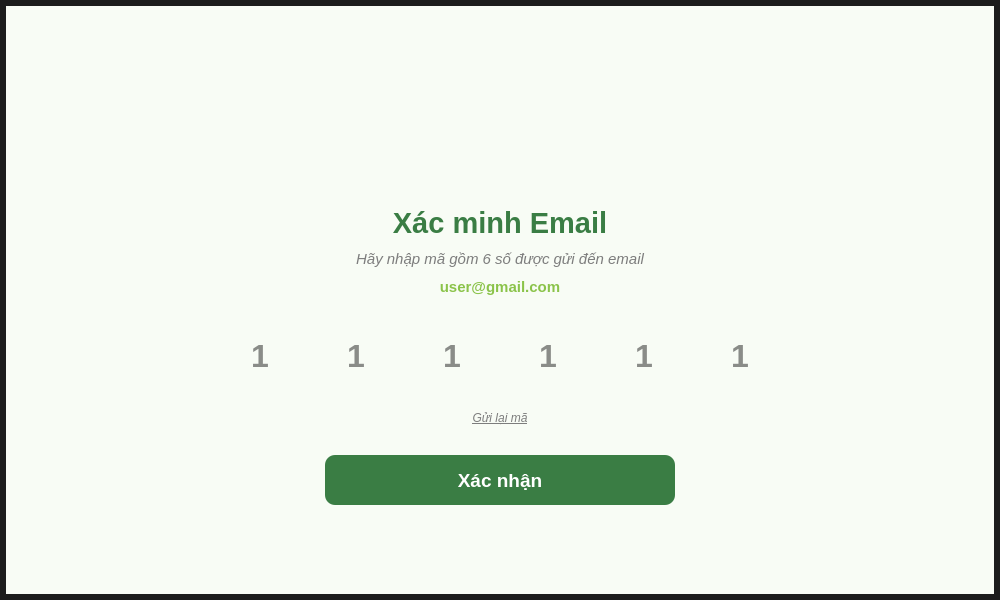
<?xml version="1.0" encoding="UTF-8"?>
<ui version="4.0">
 <class>OtpScreen</class>
 <widget class="QWidget" name="OtpScreen">
  <property name="geometry">
   <rect>
    <x>0</x>
    <y>0</y>
    <width>1000</width>
    <height>600</height>
   </rect>
  </property>
  <property name="windowTitle">
   <string>Xác minh Email - Nông Ơi</string>
  </property>
  <property name="styleSheet">
   <string notr="true">QWidget#OtpScreen {
    background-color: #F8FCF5;
    border: 6px solid #1C1C1C;
}

QLabel {
    font-family: 'Segoe UI', Arial, sans-serif;
    color: #1C1C1C;
}

/* Style cho các ô nhập OTP 1 số */
QLineEdit {
    background-color: #FFFFFF;
    border: 1px solid #7D7D7D;
    border-radius: 0px; /* Vuông vức theo hình mẫu */
    font-size: 24pt;
    font-weight: bold;
    color: #1C1C1C;
}
QLineEdit:focus {
    border: 2px solid #3A7D44;
}</string>
  </property>
  <layout class="QVBoxLayout" name="main_layout">
   <property name="leftMargin">
    <number>0</number>
   </property>
   <property name="topMargin">
    <number>0</number>
   </property>
   <property name="rightMargin">
    <number>0</number>
   </property>
   <property name="bottomMargin">
    <number>0</number>
   </property>
   <item>
    <widget class="QFrame" name="content_container">
     <property name="styleSheet">
      <string notr="true">background: transparent; border: none;</string>
     </property>
     <layout class="QVBoxLayout" name="verticalLayout">
      <property name="spacing">
       <number>10</number>
      </property>
      <item>
       <spacer name="verticalSpacer_top">
        <property name="orientation">
         <enum>Qt::Vertical</enum>
        </property>
        <property name="sizeHint" stdset="0">
         <size>
          <width>20</width>
          <height>40</height>
         </size>
        </property>
       </spacer>
      </item>
      <item>
       <widget class="QLabel" name="lbl_image">
        <property name="minimumSize">
         <size>
          <width>100</width>
          <height>100</height>
         </size>
        </property>
        <property name="maximumSize">
         <size>
          <width>16777215</width>
          <height>120</height>
         </size>
        </property>
        <property name="text">
         <string/>
        </property>
        <property name="pixmap">
         <pixmap>../images/mail.png</pixmap>
        </property>
        <property name="scaledContents">
         <bool>false</bool>
        </property>
        <property name="alignment">
         <set>Qt::AlignCenter</set>
        </property>
       </widget>
      </item>
      <item>
       <widget class="QLabel" name="lbl_title">
        <property name="styleSheet">
         <string notr="true">color: #3A7D44;
font-size: 22pt;
font-weight: bold;</string>
        </property>
        <property name="text">
         <string>Xác minh Email</string>
        </property>
        <property name="alignment">
         <set>Qt::AlignCenter</set>
        </property>
       </widget>
      </item>
      <item>
       <widget class="QLabel" name="lbl_subtitle">
        <property name="styleSheet">
         <string notr="true">color: #7D7D7D;
font-size: 11pt;
font-style: italic;</string>
        </property>
        <property name="text">
         <string>Hãy nhập mã gồm 6 số được gửi đến email</string>
        </property>
        <property name="alignment">
         <set>Qt::AlignCenter</set>
        </property>
       </widget>
      </item>
      <item>
       <widget class="QLabel" name="lbl_email_hien_thi">
        <property name="styleSheet">
         <string notr="true">color: #8BC34A; /* Màu xanh lá mạ sáng hơn cho email */
font-size: 11pt;
font-weight: bold;</string>
        </property>
        <property name="text">
         <string>user@gmail.com</string>
        </property>
        <property name="alignment">
         <set>Qt::AlignCenter</set>
        </property>
       </widget>
      </item>
      <item>
       <spacer name="verticalSpacer_mid">
        <property name="orientation">
         <enum>Qt::Vertical</enum>
        </property>
        <property name="sizeType">
         <enum>QSizePolicy::Fixed</enum>
        </property>
        <property name="sizeHint" stdset="0">
         <size>
          <width>20</width>
          <height>20</height>
         </size>
        </property>
       </spacer>
      </item>
      <item>
       <layout class="QHBoxLayout" name="layout_otp_inputs">
        <property name="spacing">
         <number>15</number>
        </property>
        <property name="leftMargin">
         <number>200</number>
        </property>
        <property name="rightMargin">
         <number>200</number>
        </property>
        <item>
         <widget class="QLineEdit" name="txt_otp_1">
          <property name="minimumSize">
           <size>
            <width>60</width>
            <height>60</height>
           </size>
          </property>
          <property name="maximumSize">
           <size>
            <width>60</width>
            <height>60</height>
           </size>
          </property>
          <property name="maxLength">
           <number>1</number>
          </property>
          <property name="alignment">
           <set>Qt::AlignCenter</set>
          </property>
          <property name="placeholderText">
           <string>1</string>
          </property>
         </widget>
        </item>
        <item>
         <widget class="QLineEdit" name="txt_otp_2">
          <property name="minimumSize">
           <size>
            <width>60</width>
            <height>60</height>
           </size>
          </property>
          <property name="maximumSize">
           <size>
            <width>60</width>
            <height>60</height>
           </size>
          </property>
          <property name="maxLength">
           <number>1</number>
          </property>
          <property name="alignment">
           <set>Qt::AlignCenter</set>
          </property>
          <property name="placeholderText">
           <string>1</string>
          </property>
         </widget>
        </item>
        <item>
         <widget class="QLineEdit" name="txt_otp_3">
          <property name="minimumSize">
           <size>
            <width>60</width>
            <height>60</height>
           </size>
          </property>
          <property name="maximumSize">
           <size>
            <width>60</width>
            <height>60</height>
           </size>
          </property>
          <property name="maxLength">
           <number>1</number>
          </property>
          <property name="alignment">
           <set>Qt::AlignCenter</set>
          </property>
          <property name="placeholderText">
           <string>1</string>
          </property>
         </widget>
        </item>
        <item>
         <widget class="QLineEdit" name="txt_otp_4">
          <property name="minimumSize">
           <size>
            <width>60</width>
            <height>60</height>
           </size>
          </property>
          <property name="maximumSize">
           <size>
            <width>60</width>
            <height>60</height>
           </size>
          </property>
          <property name="maxLength">
           <number>1</number>
          </property>
          <property name="alignment">
           <set>Qt::AlignCenter</set>
          </property>
          <property name="placeholderText">
           <string>1</string>
          </property>
         </widget>
        </item>
        <item>
         <widget class="QLineEdit" name="txt_otp_5">
          <property name="minimumSize">
           <size>
            <width>60</width>
            <height>60</height>
           </size>
          </property>
          <property name="maximumSize">
           <size>
            <width>60</width>
            <height>60</height>
           </size>
          </property>
          <property name="maxLength">
           <number>1</number>
          </property>
          <property name="alignment">
           <set>Qt::AlignCenter</set>
          </property>
          <property name="placeholderText">
           <string>1</string>
          </property>
         </widget>
        </item>
        <item>
         <widget class="QLineEdit" name="txt_otp_6">
          <property name="minimumSize">
           <size>
            <width>60</width>
            <height>60</height>
           </size>
          </property>
          <property name="maximumSize">
           <size>
            <width>60</width>
            <height>60</height>
           </size>
          </property>
          <property name="maxLength">
           <number>1</number>
          </property>
          <property name="alignment">
           <set>Qt::AlignCenter</set>
          </property>
          <property name="placeholderText">
           <string>1</string>
          </property>
         </widget>
        </item>
       </layout>
      </item>
      <item>
       <spacer name="verticalSpacer_mid2">
        <property name="orientation">
         <enum>Qt::Vertical</enum>
        </property>
        <property name="sizeType">
         <enum>QSizePolicy::Fixed</enum>
        </property>
        <property name="sizeHint" stdset="0">
         <size>
          <width>20</width>
          <height>15</height>
         </size>
        </property>
       </spacer>
      </item>
      <item>
       <widget class="QLabel" name="lbl_gui_lai_ma">
        <property name="cursor">
         <cursorShape>PointingHandCursor</cursorShape>
        </property>
        <property name="styleSheet">
         <string notr="true">text-decoration: underline;
color: #7D7D7D;
font-style: italic;</string>
        </property>
        <property name="text">
         <string>Gửi lại mã</string>
        </property>
        <property name="alignment">
         <set>Qt::AlignCenter</set>
        </property>
       </widget>
      </item>
      <item>
       <spacer name="verticalSpacer_mid3">
        <property name="orientation">
         <enum>Qt::Vertical</enum>
        </property>
        <property name="sizeType">
         <enum>QSizePolicy::Fixed</enum>
        </property>
        <property name="sizeHint" stdset="0">
         <size>
          <width>20</width>
          <height>20</height>
         </size>
        </property>
       </spacer>
      </item>
      <item>
       <layout class="QHBoxLayout" name="horizontalLayout_2">
        <item>
         <spacer name="horizontalSpacer_btn_left">
          <property name="orientation">
           <enum>Qt::Horizontal</enum>
          </property>
          <property name="sizeHint" stdset="0">
           <size>
            <width>40</width>
            <height>20</height>
           </size>
          </property>
         </spacer>
        </item>
        <item>
         <widget class="QPushButton" name="btn_xac_nhan">
          <property name="minimumSize">
           <size>
            <width>350</width>
            <height>50</height>
           </size>
          </property>
          <property name="maximumSize">
           <size>
            <width>400</width>
            <height>16777215</height>
           </size>
          </property>
          <property name="cursor">
           <cursorShape>PointingHandCursor</cursorShape>
          </property>
          <property name="styleSheet">
           <string notr="true">QPushButton {
    background-color: #3A7D44;
    color: #FFFFFF;
    border: none;
    border-radius: 10px;
    font-size: 14pt;
    font-weight: bold;
}
QPushButton:hover {
    background-color: #4A9155;
}
QPushButton:pressed {
    background-color: #2E6636;
}</string>
          </property>
          <property name="text">
           <string>Xác nhận</string>
          </property>
         </widget>
        </item>
        <item>
         <spacer name="horizontalSpacer_btn_right">
          <property name="orientation">
           <enum>Qt::Horizontal</enum>
          </property>
          <property name="sizeHint" stdset="0">
           <size>
            <width>40</width>
            <height>20</height>
           </size>
          </property>
         </spacer>
        </item>
       </layout>
      </item>
      <item>
       <spacer name="verticalSpacer_bottom">
        <property name="orientation">
         <enum>Qt::Vertical</enum>
        </property>
        <property name="sizeHint" stdset="0">
         <size>
          <width>20</width>
          <height>40</height>
         </size>
        </property>
       </spacer>
      </item>
     </layout>
    </widget>
   </item>
  </layout>
 </widget>
 <resources/>
 <connections/>
</ui>
